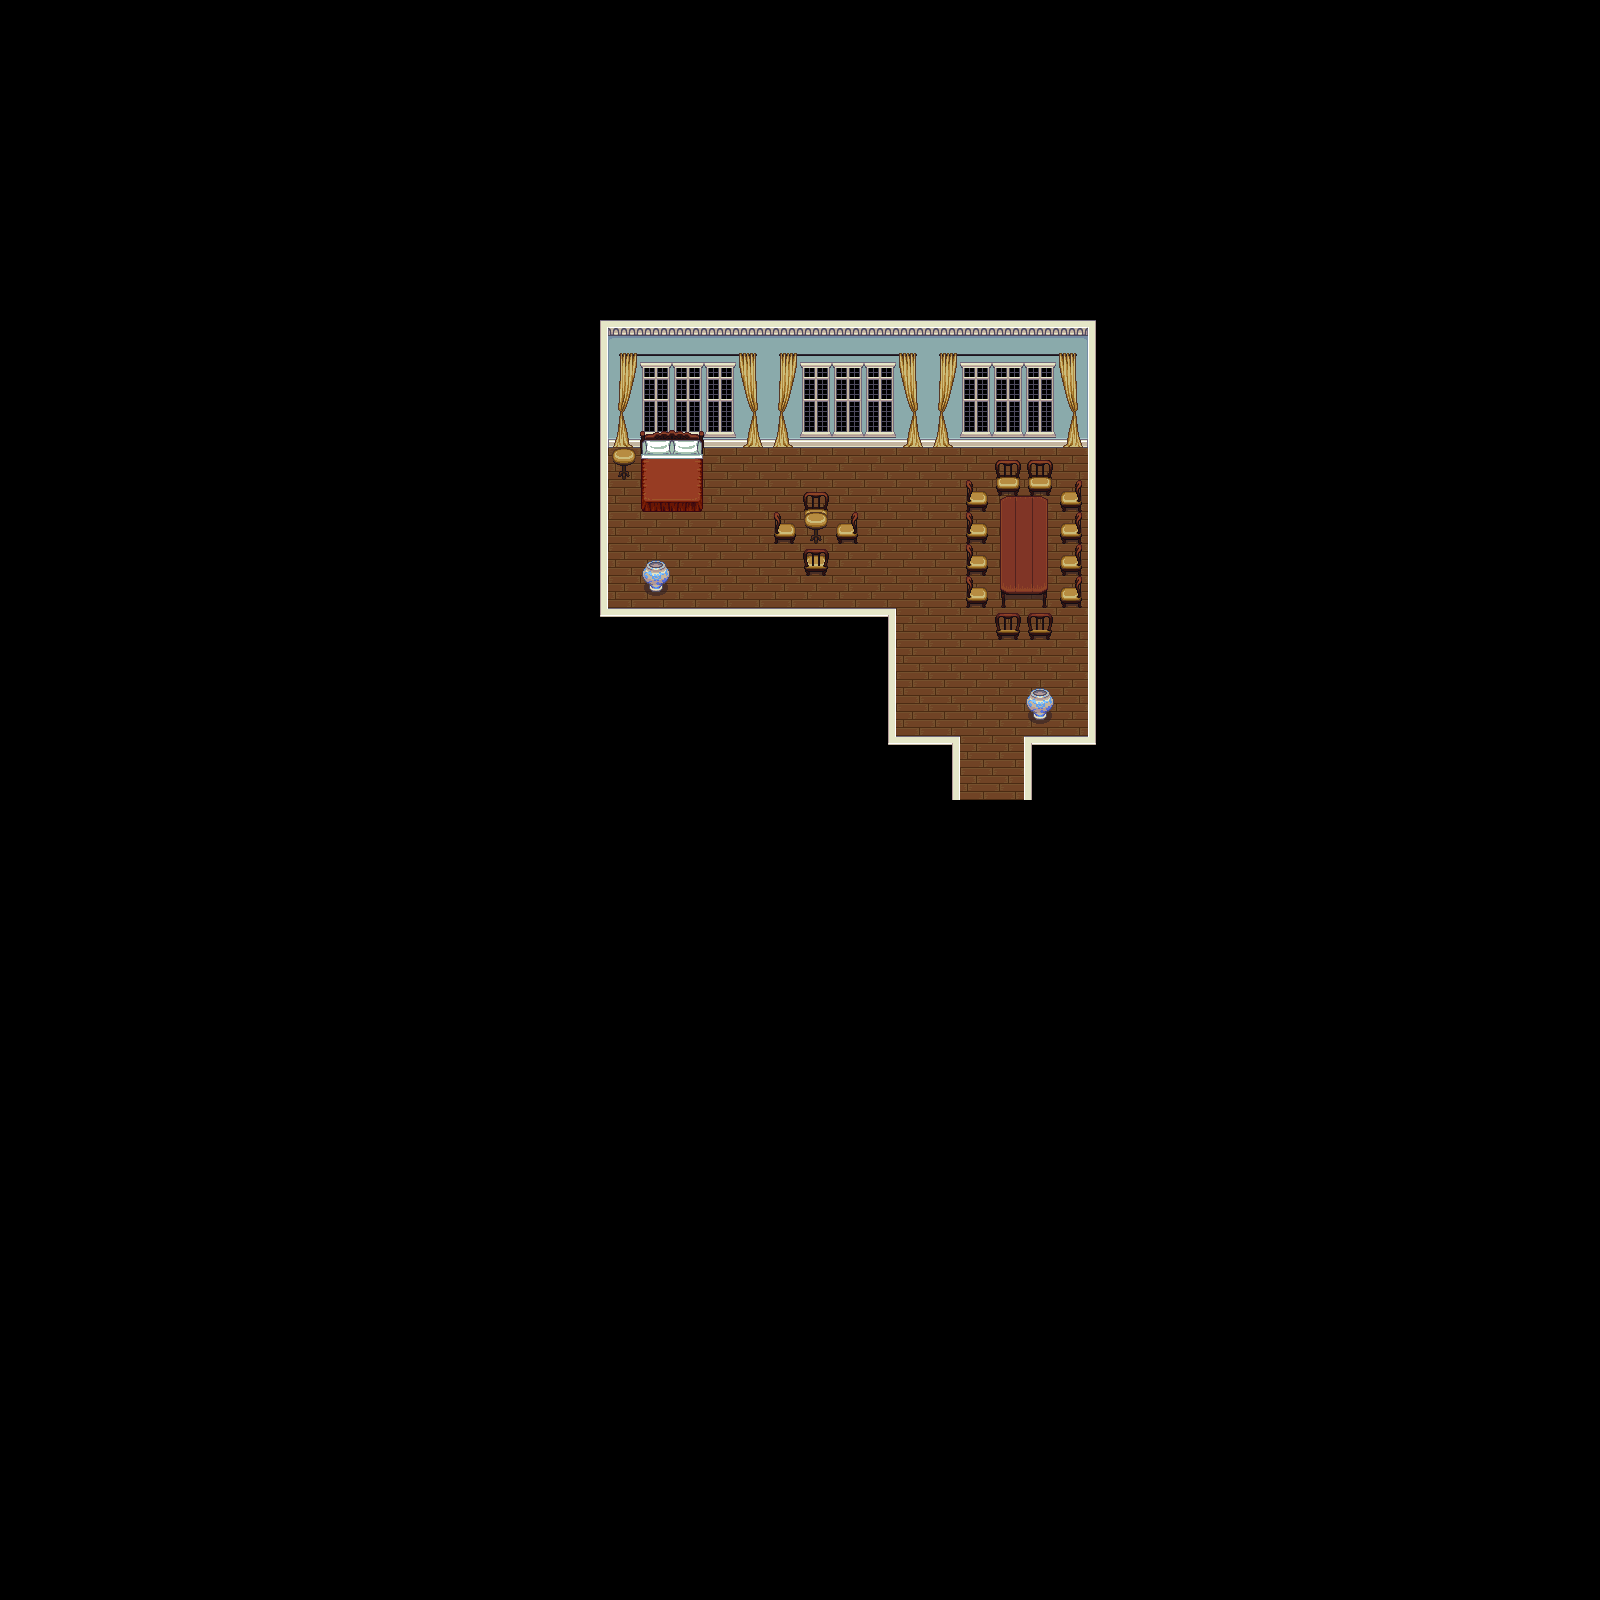

The image is a tile-based game level rendered from a .tmx file. Its description and source (layers, tilesets, objects; grid data summarised) follow:
An orthogonal 50x50 tile map with 32x32 px tiles, 9 tile layers (Void, Floor, Walls, Walls (higher prio), ...), 4 tilesets and 18 objects (leaveHouse, playerStart, music).

<map version="1.0" orientation="orthogonal" renderorder="right-down" width="50" height="50" tilewidth="32" tileheight="32" nextobjectid="28">
 <tileset firstgid="1" name="inside" tilewidth="32" tileheight="32">
  <image source="inside.png" width="320" height="320" />
 </tileset>
 <tileset firstgid="101" name="holek" tilewidth="32" tileheight="32">
  <image source="holek.png" width="96" height="192" />
 </tileset>
 <tileset firstgid="119" name="house" tilewidth="32" tileheight="32">
  <image source="house.png" width="288" height="224" />
 </tileset>
 <tileset firstgid="182" name="victoria" tilewidth="32" tileheight="32">
  <image source="victoria.png" width="352" height="160" />
 </tileset>
 <layer name="Void" width="50" height="50">
  <data>[2500 cells, 2500 non-empty, 1 distinct tile ids]</data>
 </layer>
 <layer name="Floor" width="50" height="50">
  <data>[2500 cells, 103 non-empty, 1 distinct tile ids]</data>
 </layer>
 <layer name="Walls" width="50" height="50">
  <data>[2500 cells, 101 non-empty, 16 distinct tile ids]</data>
 </layer>
 <layer name="Walls (higher prio)" width="50" height="50">
  <data>[2500 cells, 5 non-empty, 4 distinct tile ids]</data>
 </layer>
 <layer name="WallDecorations" width="50" height="50">
  <data>[2500 cells, 27 non-empty, 3 distinct tile ids]</data>
 </layer>
 <layer name="WallDecorations (higher prio)" width="50" height="50">
  <data>[2500 cells, 27 non-empty, 7 distinct tile ids]</data>
 </layer>
 <layer name="Props (lower prio)" width="50" height="50">
  <data>[2500 cells, 6 non-empty, 2 distinct tile ids]</data>
 </layer>
 <layer name="Tables" width="50" height="50">
  <data>[2500 cells, 8 non-empty, 6 distinct tile ids]</data>
 </layer>
 <layer name="Props" width="50" height="50">
  <data>[2500 cells, 25 non-empty, 13 distinct tile ids]</data>
 </layer>
 <objectgroup color="#ffffff" name="collision">
  <object id="10" x="604" y="440" width="491" height="7" />
  <object id="11" x="1088" y="434" width="7" height="311" />
  <object id="12" x="1023" y="736" width="74" height="64" />
  <object id="14" x="889" y="737" width="71" height="63" />
  <object id="15" x="943" y="785" width="91" height="14" />
  <object id="16" x="599" y="609" width="296" height="141" />
  <object id="17" x="596" y="439" width="12" height="184" />
  <object id="18" x="606" y="443" width="97" height="38" />
  <object id="19" x="641" y="477" width="62" height="31" />
  <object id="21" x="643" y="561" width="24" height="30" />
  <object id="22" x="775" y="513" width="82" height="27" />
  <object id="23" x="803" y="492" width="24" height="79" />
  <object id="24" x="965" y="479" width="118" height="126" />
  <object id="25" x="996" y="461" width="57" height="179" />
  <object id="26" x="1027" y="689" width="24" height="30" />
 </objectgroup>
 <objectgroup color="#00aa00" name="events">
  <object id="8" name="leaveHouse" x="963.667" y="767.333" width="56.6667" height="23" />
 </objectgroup>
 <objectgroup color="#d33769" name="markers">
  <object id="9" name="playerStart" x="978" y="740.667" />
  <object id="27" name="indoors" type="music" x="323" y="143" />
 </objectgroup>
</map>
